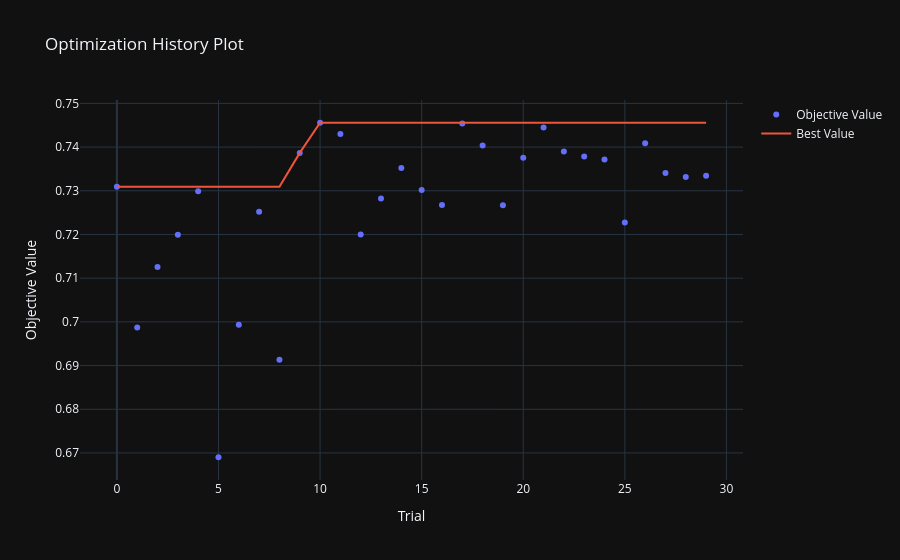
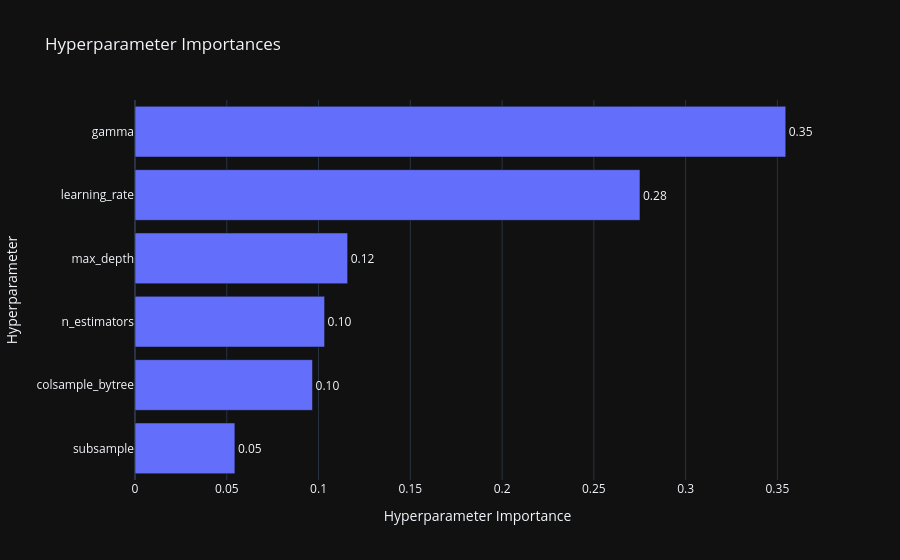

The cell these charts' notebook holds for them, in order:
### Code cell
def objective(trial):
    params = {
        'objective': 'multi:softprob',
        'num_class': 6,
        'device': 'cpu',
        'enable_categorical': True,
        'max_depth': trial.suggest_int('max_depth', 3, 10),
        'learning_rate': trial.suggest_float('learning_rate', 1e-3, 0.3, log=True),
        'n_estimators': trial.suggest_int('n_estimators', 50, 500),
        'subsample': trial.suggest_float('subsample', 0.6, 1.0),
        'colsample_bytree': trial.suggest_float('colsample_bytree', 0.6, 1.0),
        'gamma': trial.suggest_float('gamma', 0, 5)
    }

    model = xgb.XGBClassifier(**params, random_state=42)

    cv = StratifiedKFold(n_splits=5, shuffle=True, random_state=42)
    scores = cross_val_score(model, X_train_20_strat, y_train_20_strat, cv=cv, scoring='f1_macro', params={'sample_weight': weights_train})
    return scores.mean()

sampler = optuna.samplers.TPESampler(seed=42)
study = optuna.create_study(direction='maximize', sampler=sampler)
study.optimize(objective, n_trials=30)

print("Beste Hyperparameter:", study.best_params)
print("Bester Macro F1-Score:", study.best_value)

optuna.visualization.plot_optimization_history(study).show()
optuna.visualization.plot_param_importances(study).show()

### Figure 1 — Plotly figure (JSON) as saved in the notebook; plotly's stock layout.template omitted (floating-point values rounded to 4 significant figures)
{"data": [{"mode": "markers", "name": "Objective Value", "x": [0, 1, 2, 3, 4, 5, 6, 7, 8, 9, 10, 11, 12, 13, 14, 15, 16, 17, 18, 19, 20, 21, 22, 23, 24, 25, 26, 27, 28, 29], "y": [0.7309, 0.6987, 0.7126, 0.7199, 0.7299, 0.669, 0.6993, 0.7252, 0.6913, 0.7387, 0.7456, 0.743, 0.72, 0.7282, 0.7352, 0.7302, 0.7267, 0.7454, 0.7404, 0.7267, 0.7375, 0.7445, 0.739, 0.7379, 0.7372, 0.7227, 0.7409, 0.7341, 0.7332, 0.7335], "type": "scatter"}, {"mode": "lines", "name": "Best Value", "x": [0, 1, 2, 3, 4, 5, 6, 7, 8, 9, 10, 11, 12, 13, 14, 15, 16, 17, 18, 19, 20, 21, 22, 23, 24, 25, 26, 27, 28, 29], "y": [0.7309, 0.7309, 0.7309, 0.7309, 0.7309, 0.7309, 0.7309, 0.7309, 0.7309, 0.7387, 0.7456, 0.7456, 0.7456, 0.7456, 0.7456, 0.7456, 0.7456, 0.7456, 0.7456, 0.7456, 0.7456, 0.7456, 0.7456, 0.7456, 0.7456, 0.7456, 0.7456, 0.7456, 0.7456, 0.7456], "type": "scatter"}, {"marker": {"color": "#cccccc"}, "mode": "markers", "name": "Infeasible Trial", "showlegend": false, "x": [], "y": [], "type": "scatter"}], "layout": {"title": {"text": "Optimization History Plot"}, "xaxis": {"title": {"text": "Trial"}}, "yaxis": {"title": {"text": "Objective Value"}}}}

### Figure 2 — Plotly figure (JSON) as saved in the notebook; plotly's stock layout.template omitted (floating-point values rounded to 4 significant figures)
{"data": [{"cliponaxis": false, "hovertemplate": ["subsample (FloatDistribution): 0.05442982410851369<extra></extra>", "colsample_bytree (FloatDistribution): 0.096720127696761<extra></extra>", "n_estimators (IntDistribution): 0.10330547674043458<extra></extra>", "max_depth (IntDistribution): 0.11584924182129377<extra></extra>", "learning_rate (FloatDistribution): 0.2751361677788304<extra></extra>", "gamma (FloatDistribution): 0.35455916185416664<extra></extra>"], "name": "Objective Value", "orientation": "h", "text": ["0.05", "0.10", "0.10", "0.12", "0.28", "0.35"], "textposition": "outside", "x": [0.05443, 0.09672, 0.1033, 0.1158, 0.2751, 0.3546], "y": ["subsample", "colsample_bytree", "n_estimators", "max_depth", "learning_rate", "gamma"], "type": "bar"}], "layout": {"title": {"text": "Hyperparameter Importances"}, "xaxis": {"title": {"text": "Hyperparameter Importance"}}, "yaxis": {"title": {"text": "Hyperparameter"}}}}
